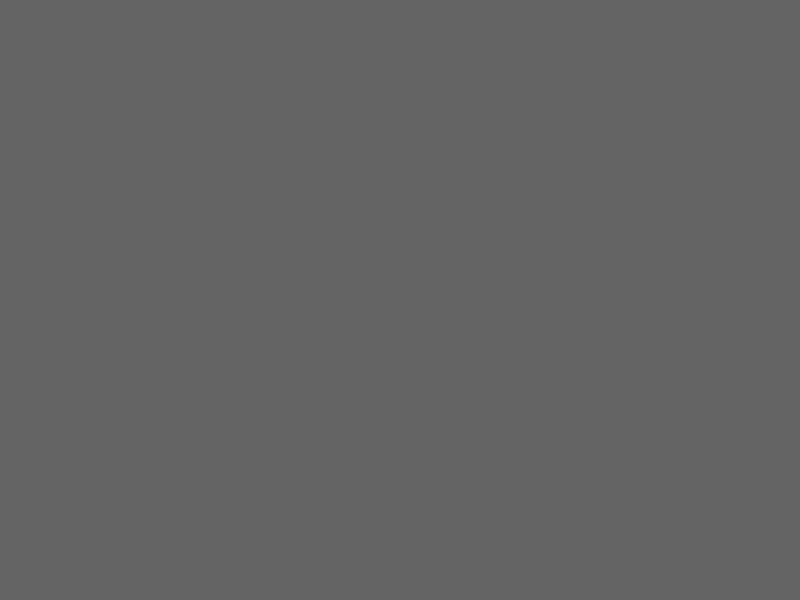
Frame 1 (no input)
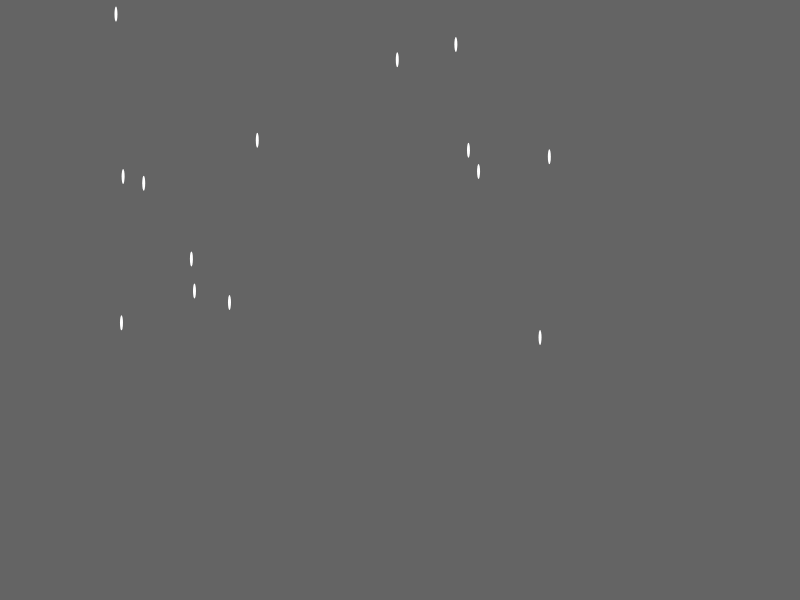
Frame 60 (no input)
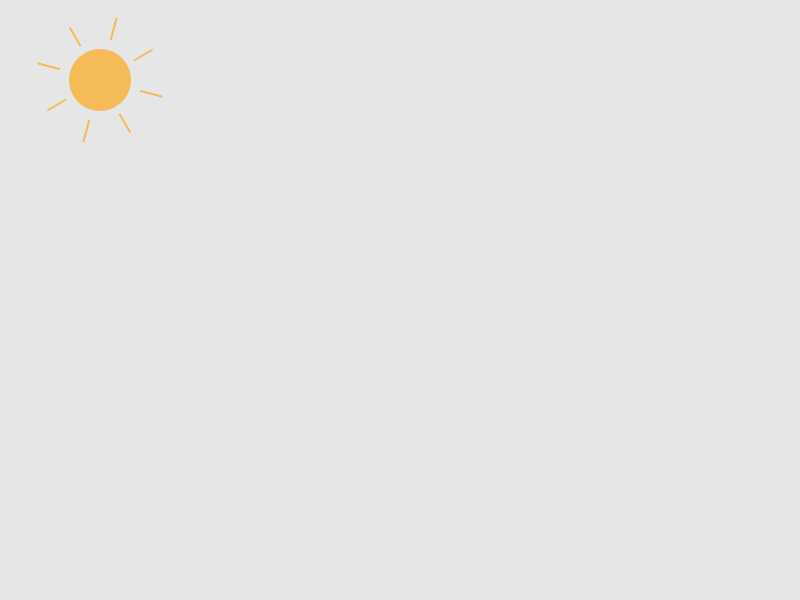
Frame 120 (the mouse pressed at the canvas centre since frame 60)

The p5.js sketch that drew these frames (run headless with seeded random() and noise() and a simulated clock; from frame 60 on, the mouse is pressed at the canvas centre):

// p5.js sketch
// ── sketch.js
//Week4 icm assignment by Jingyi
//Learn how to make rain drop from https://editor.p5js.org/amandamje/sketches/ByMkKkV0
//Thanks to the help of resident Seho

var rain = [];
var rainingNow = true;
var bgcolor = (100, 100, 100);
var img
var canvas 

function setup() {
  canvas = createCanvas(screen.width, screen.height);
  //frameRate(60);
  canvas.position(0,0);
  canvas.style('z-index', '-1');
  for (i = 0; i < 100; i++) {
    rain[i] = new Rain(random(50, 550), random(0, -3000));
  }
}

function draw() {
  background(bgcolor);

  //Rain();
  //console.log(mouseX, mouseY);

  //Check if it's raining or sunny
  if (rainingNow == true) {
    //background(100);
    for (i = 0; i < rain.length; i++) {
      rain[i].dropRain();
      rain[i].splash();
    }
  } else {
    drawSun();
    //background(160,209,230); 
  }
}


function Rain(x, y) {
  this.x = x;
  this.y = y;
  //this.gravity = 9.8;
  this.length = 15;
  this.r = 0;
  this.opacity = 200;


  this.dropRain = function() {
    noStroke();
    fill(255);
    //rect(this.x, this.y,3,15);
    ellipse(this.x, this.y, 3, this.length);
    this.y = this.y + 6 //+ frameCount/60;
    if (this.y > 540) {
      this.length = this.length - 5;
      //this.y= random(0,-100);
    }
    if (this.length < 0) {
      this.length = 0;
    }
  }

  this.splash = function() {
    strokeWeight(2);
    //stroke(245, 200/frameCount);
    stroke(245, this.opacity);
    noFill();
    if (this.y > 540) {
      ellipse(this.x, 550, this.r * 2, this.r / 2);
      this.r++;
      this.opacity = this.opacity - 10;

      //keep the rain dropping
      if (this.opacity < 0) {
        this.y = random(0, -100);
        this.length = 15;
        this.r = 0;
        this.opacity = 200;
      }
    }
  }
}


function mousePressed() {
  //background(160,209,230);
  rainingNow = false;
  //Change to blue sky
  bgcolor = (160, 209, 230);
}

  
function drawSun() {

  fill(245, 187, 87);
  stroke(245, 187, 87);
  push();
  translate(100, 80);
  rotate(radians(frameCount / 2));
  ellipse(0, 0, 60, 60);
  line(0, -60, 0, -40);
  line(0, 40, 0, 60);
  line(-45, -45, -30, -30);
  line(45, -45, 30, -30);
  line(-60, 0, -40, 0);
  line(40, 0, 60, 0);
  line(-45, 45, -30, 30);
  line(45, 45, 30, 30);
  pop();
  noFill();
}
